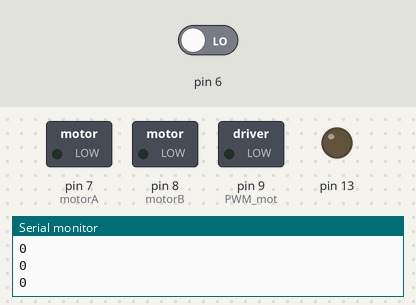
Recording of a sketch running on a simulated Arduino Uno, built with avr-gcc and run on an emulated ATmega328P. Shown: switched loads named in the sketch (green lamp = pin HIGH), output pins drawn as LEDs (lit = HIGH), the last lines printed to the serial monitor. Dashed ring = blinking. The inputs (shaded band) are chosen by the test bench; at power-on: pin 6 LOW.

Above: at 1.2 s.
1.3 s: pin 6 driven HIGH
At 2.25 s:
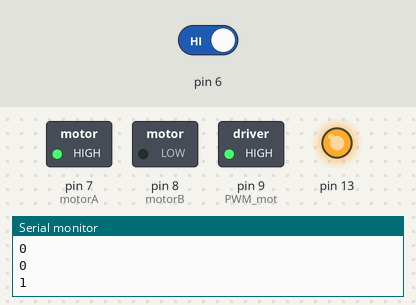
At 3.1 s:
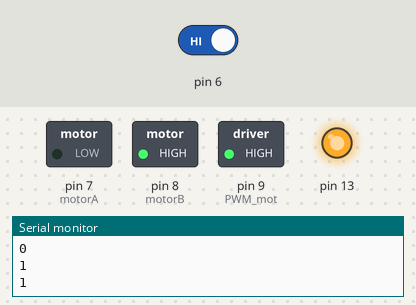
4.3 s: pin 6 driven LOW
At 7.1 s:
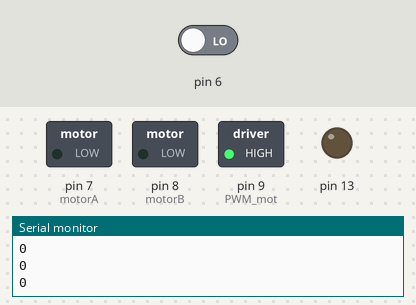
Timing chart, 0 to 8.6 s (numbered marks = the images above; inputs shaded):
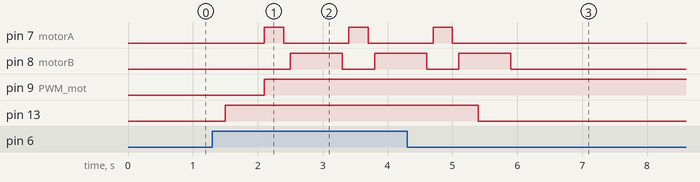

Measured:
- after the input at 1.3 s, pin 7 (motorA): alternates HIGH for 0.30 s and LOW for 1.0 s, starting after 0.80 s; pin 8 (motorB): LOW → HIGH after 1.2 s, → LOW 0.80 s later, → HIGH 0.50 s later; pin 9 (PWM_mot): LOW → HIGH after 0.80 s; pin 13: LOW → HIGH after 0.20 s
- after the input at 4.3 s, pin 7 (motorA): goes on until 5.0 s, then stays LOW; pin 8 (motorB): goes on until 5.9 s, then stays LOW; pin 13: HIGH → LOW after 1.1 s

The sketch:

DCMoterDriver_TA7291P.ino
```cpp
//http://tsukutta.hatenablog.com/entry/2013/08/31/161753
// モーター制御
const int motorA = 7;
const int motorB = 8;
const int PWM_mot = 9;
int bean_st = 0;
void setup(){
  Serial.begin(9600);
  pinMode(motorA,OUTPUT); //信号用ピン
  pinMode(motorB,OUTPUT); //信号用ピン
  pinMode(13,OUTPUT) ;
  pinMode(6,INPUT) ;
}

void loop(){
if(digitalRead(6) == HIGH){
  bean_st = 1;
  digitalWrite(13,HIGH);
  Serial.println(digitalRead(6));
  delay(500);
} else if (digitalRead(6) == LOW){
  bean_st = 0;
  digitalWrite(13,LOW);
  Serial.println(digitalRead(6));
  delay(500);
}
if (bean_st == 1) {
    digitalWrite(motorA,LOW);
    digitalWrite(motorB,LOW);
    delay(100);
    digitalWrite(motorA,HIGH);
    digitalWrite(motorB,LOW);
    analogWrite(PWM_mot,255);
    delay(300);
    digitalWrite(motorA,LOW);
    digitalWrite(motorB,LOW);
    delay(100);
    digitalWrite(motorA,LOW);
    digitalWrite(motorB,HIGH);
    analogWrite(PWM_mot,255);
    delay(300);
} else if (bean_st == 0) {
    digitalWrite(motorA,LOW);
    digitalWrite(motorB,LOW);
}
}
```
